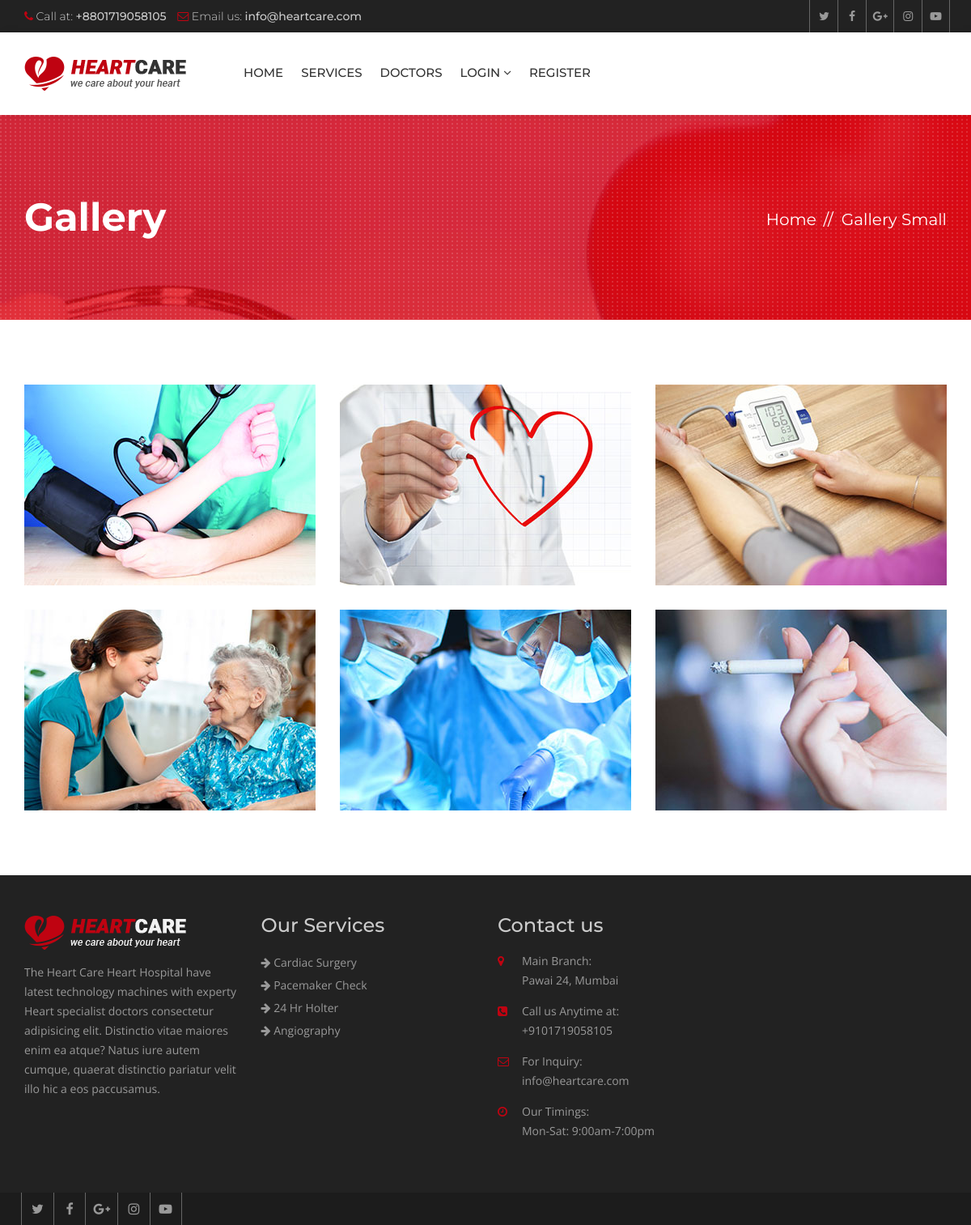
Page /gallery/ on the committed database.
### hospital/models.py (models this page shows, shortened)
class Gallery(models.Model):
    title = models.CharField(max_length=120)
    image = models.ImageField(upload_to="gallery/")
    class Meta:
        verbose_name_plural = "Galleries"

class Service(models.Model):
    title = models.CharField(max_length=120)
    description = models.TextField()
    items = models.ManyToManyField(to='Item',)
    thumbnail = models.ImageField(upload_to='services/')
    cover = models.ImageField(upload_to='services/')
    image1 = models.ImageField(upload_to='services/', blank=True, null=True)
    image2 = models.ImageField(upload_to='services/', blank=True, null=True)

### hospital/views.py (the view)
# urls.py: path('gallery/', views.GalleryListView.as_view(), name="gallery"),
class GalleryListView(ListView):
    template_name = 'hospital/gallery.html'
    queryset = Gallery.objects.all()
    paginate_by = 9

### hospital/context_processors.py (called while the page is built)
def footer_content(request):
    services = Service.objects.all()
    doctors = Doctor.objects.all()
    context = {
        'services': services,
        'doctors': doctors
    }
    return context

### hospital/templatetags/auth_extras.py (called while the page is built)
@register.filter(name='has_group')
def has_group(user, group_name):
    group = Group.objects.get(name=group_name)
    return True if group in user.groups.all() else False

### templates/hospital/gallery.html (shortened to what this page needs)
{% extends 'base.html' %}
{% block maincontent %}
<div class="inner-banner">
  <div class="container">
    <div class="row">
      <div class="col-md-7">
        <h1>Gallery</h1>
      </div>
      <div class="col-md-5">
        <ol class="breadcrumb">
          <li><a href="{% url 'index' %}">Home</a></li>
          <li class="active">Gallery Small</li>
        </ol>
      </div>
    </div>
  </div>
</div>
<div class="main-content">
  <div class="gallery">
    <div class="container">
      <div class="row">
        <ul class="gallery-img">
          {% for img in object_list %}
          <li class="col-md-4 col-sm-4">
            <div class="gallery-thumb">
              <img src="{{ img.image.url }}" alt="">
            </div>
          </li>
          {% endfor %}
        </ul>
      </div>
    </div>
  </div>
</div>
{% endblock maincontent %}

### templates/partials/_footer.html
{% load static %}
<footer class="footer">
  <div class="footer-widgets">
    <div class="container">
      <div class="row">
        <div class="col-md-3 col-sm-6">
          <div class="widget"> <img class="ft-logo" src="{% static 'heartcare/images/footer-logo.png' %}" alt="">
            <p>The Heart Care Heart Hospital have latest technology machines with experty Heart specialist doctors
              consectetur adipisicing elit. Distinctio vitae maiores enim ea atque? Natus iure autem cumque, quaerat
              distinctio pariatur velit illo hic a eos paccusamus. </p>
          </div>
        </div>
        <div class="col-md-3 col-sm-6">
          <div class="widget">
            <h3>Our Services</h3>
            <ul>
              {% for service in services|slice:':8' %}
              <li><a href="{% url 'service_details' service.id %}"><i class="fa fa-arrow-right"></i>
                  {{service.title }}</a></li>
              {% endfor %}
            </ul>
          </div>
        </div>
        <div class="col-md-3 col-sm-6">
          <div class="widget">
            <h3>Contact us</h3>
            <address>
              <ul>
                <li> <span class="icon"><i class="fa fa-map-marker" aria-hidden="true"></i></span> <span
                    class="add-text"><strong>Main Branch:</strong> Pawai 24, Mumbai</span> </li>
                <li> <span class="icon"><i class="fa fa-phone-square" aria-hidden="true"></i></span> <span
                    class="add-text"><strong>Call us Anytime at:</strong> +9101719058105</span> </li>
                <li> <span class="icon"><i class="fa fa-envelope-o" aria-hidden="true"></i></span> <span
                    class="add-text"><strong>For Inquiry:</strong> info@heartcare.com</span> </li>
                <li> <span class="icon"><i class="fa fa-clock-o" aria-hidden="true"></i></span> <span
                    class="add-text"><strong>Our Timings:</strong> Mon-Sat: 9:00am-7:00pm</span> </li>
              </ul>
            </address>
          </div>
        </div>
      </div>
    </div>
  </div>
  <div class="footer-cr">
    <div class="container">
      <div class="row">
        <div class="col-md-6">
          <div class="footer-social"> <a href="#"><i class="fa fa-twitter" aria-hidden="true"></i></a> <a href="#"><i
                class="fa fa-facebook" aria-hidden="true"></i></a> <a href="#"><i class="fa fa-google-plus"
                aria-hidden="true"></i></a> <a href="#"><i class="fa fa-instagram" aria-hidden="true"></i></a> <a
              href="#"><i class="fa fa-youtube-play" aria-hidden="true"></i></a>
          </div>
        </div>
      </div>
    </div>
  </div>
</footer>

### heartcare/static/heartcare/css/custom.css (style rules this page uses)
html body { font-family: 'Open Sans', sans-serif; color: #777777; font-size: 14px; }
p { line-height: 24px; }
body h1, body h2, body h3, body h4, body h5, body h6 { font-family: 'Montserrat', sans-serif; margin: 0px; }
body h1 { font-size: 48px; }
body h3 { font-size: 24px; }
.inner-banner { background: url(../images/inner.jpg) no-repeat top center; position: relative; width: 100%; float: left; padding: 100px 0 100px; background-color: #bf0311; z-index: 0; }
.inner-banner:after { background: url(../images/patt.png); position: absolute; left: 0; top: 0; content: ""; width: 100%; height: 100%; }
.inner-banner .container { position: relative; z-index: 99; }
.inner-banner h1 { color: #fff; font-weight: 700; }
.inner-banner .breadcrumb { text-align: right; background: none; padding: 0px; margin: 15px 0 0; }
.inner-banner .breadcrumb>li, .inner-banner .breadcrumb>li a { color: #fff; font-size: 20px; font-family: 'Montserrat', sans-serif; }
.inner-banner .breadcrumb>li+li::before { color: #fff; content: "// "; padding: 0 5px; }
.main-content { width: 100%; float: left; padding: 50px 0; }
.footer { width: 100%; float: left; background: #222222; padding: 50px 0 0 0; }
.footer .widget { width: 100%; float: left; margin: 0 0 50px; }
.footer .widget ul { margin: 0px; padding: 0px; list-style: none; }
.footer .widget li { line-height: 28px; color: #999999; }
.footer .widget a { color: #999; }
.footer .widget h3 { margin: 0 0 20px; color: #cccccc; line-height: 24px; }
.ft-logo { margin-bottom: 16px; max-width: 100%; height: auto; }
.footer .widget p { line-height: 24px; color: #999999; }
.footer .widget address li { float: left; line-height: 24px; margin-bottom: 14px; width: 100%; }
.widget address .icon { width: 30px; float: left; color: #bf0311; }
.widget address .add-text { float: left; width: 80%; }
.widget address .add-text>strong { display: block; font-weight: 400; }
.footer-cr { width: 100%; float: left; clear: both; background: #1c1c1c; }
.footer-social a { border-left: 1px solid #666666; color: #999999; display: inline-block; font-size: 16px; line-height: 40px; margin-left: -4px; text-align: center; width: 40px; }
.footer-social a:last-child { border-right: 1px solid #666666; }
.gallery { width: 100%; margin-top: 30px; float: left; }
.gallery-img { width: 100%; float: left; margin: 0px; padding: 0px; list-style: none; }
.gallery-thumb { width: 100%; float: left; position: relative; overflow: hidden; margin-bottom: 30px; }
.gallery-thumb img { width: 100%; height: auto; max-width: 100%; }
.gallery-thumb:after { position: absolute; left: 0; right: 0; top: 0; bottom: 0; margin: auto; width: 0; height: 0; opacity: 0; background: rgba(191, 3, 17, .80); content: ""; transition: all ease-in-out 0.3s; -webkit-transition: all ease-in-out 0.3s; }

### heartcare/static/heartcare/css/color.css (style rules this page uses)
.top-bar li .fa, .top-social a:hover, .view, .services-list .service h3 a:hover, .service-style-1 .service-box .ser-content h3 a:hover, .faqs .panel-default > .panel-heading h4 a, .faqs .panel-default > .panel-heading a::after, .team-text h5 a:hover, .section-title-3 strong, .post-text > h5 a:hover, .read-more:hover, .widget address .icon, .footer .widget a:hover, .footer-cr p strong, .footer-social a:hover, .post-meta li, .post-meta li:after, .post-meta li a, .header-service-area .icon, .header-service-area strong, .section-title-1 strong, .section-title-1 h2, .sectio-title-2 strong, .welcome-text .designation, .Heart-box .v-icon, .phone-icon, .services-nav .side-nav li:hover a, .services-nav .side-nav li.active a, .gallery-thumb .hover-info a, .archives li:before, .search-form button, .date-time, .right-404 strong, .prices, .review .fa, .login-social li, .login-social li a, .heart-care-services .nav-tabs>li>a { color: #bf0311; }

### rows in the picture
Gallery: image (picture)
Gallery: image (picture)
Gallery: image (picture)
Gallery: image (picture)
Gallery: image (picture)
Gallery: image (picture)
Service: title "Cardiac Surgery"
Service: title "Pacemaker Check"
Service: title "24 Hr Holter"
Service: title "Angiography"
